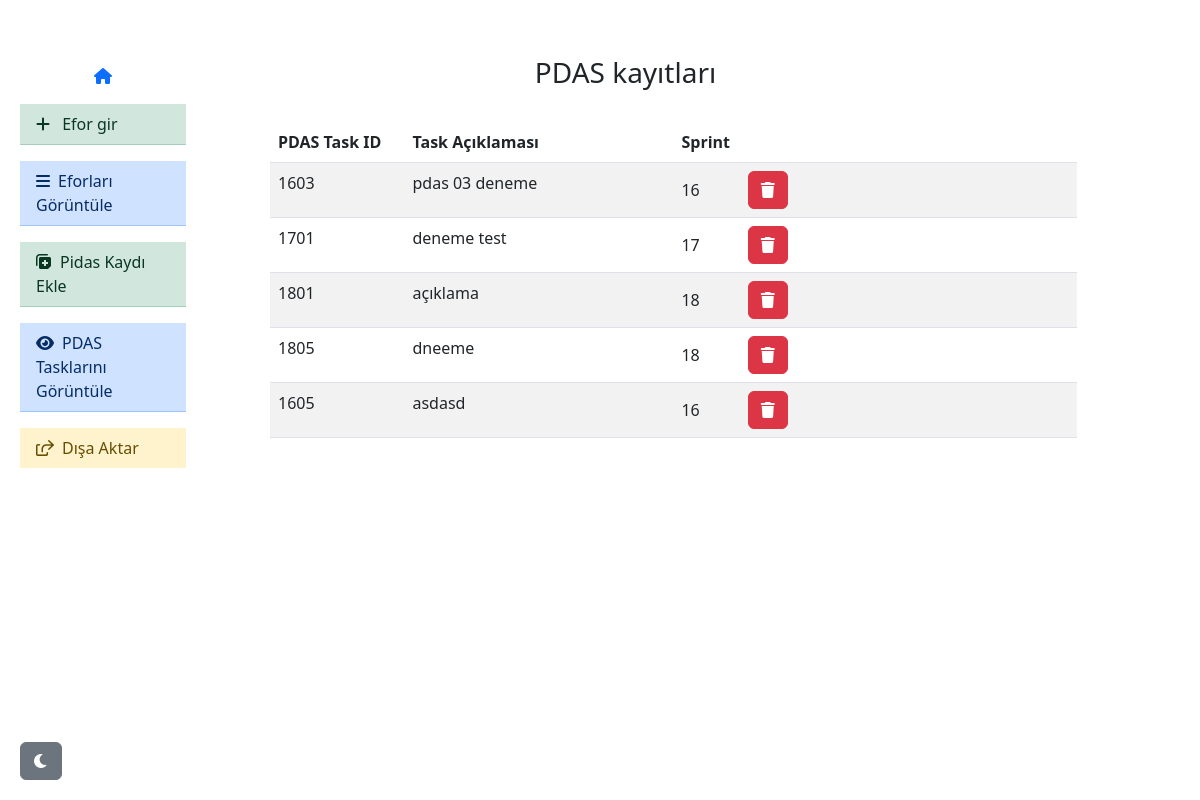
The page /show_pdas_items on the database as committed earlier.
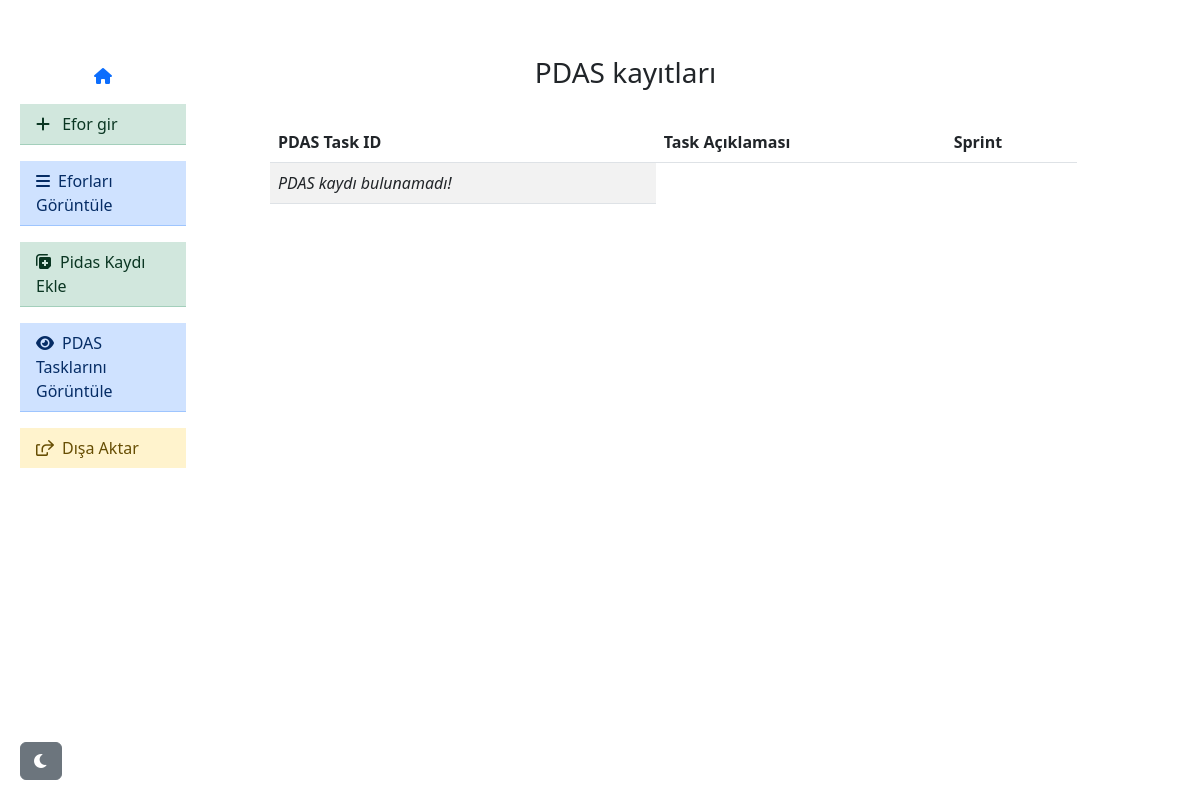
The same page on the database as committed later.
### tables this page shows
CREATE TABLE pdas (
                    id INTEGER PRIMARY KEY AUTOINCREMENT,
                    pdas_task_id TEXT,
                    pdas_task_aciklama TEXT,
                    bagli_sprint TEXT
                );

### app.py (the view)
@app.route('/show_pdas_items')
def show_pdas_items():
    conn = sqlite3.connect('daily_log.db')
    c = conn.cursor()
    c.execute('SELECT * FROM pdas')
    pdas_logs = c.fetchall()
    conn.close()
    return render_template('show_pdas.html', logs=pdas_logs)

### templates/show_pdas.html (shortened to what this page needs)
{% extends 'base.html' %}
{% block content %}
<div class="container d-flex justify-content-center mt-2 mb-3">
    <h3>PDAS kayıtları</h3>
</div>
<div class="container d-flex ms-5 mt-4">
    {% if not logs  %}
    <table class="table table-striped">
        <thead>
            <tr class="satir">
                <th scope="col-2">PDAS Task ID</th>
                <th scope="col-4">Task Açıklaması</th>
                <th scope="col">Sprint</th>
            </tr>
        </thead>
        <tbody>
            <tr class="satir">
                <td class="col fs4 fst-italic">PDAS kaydı bulunamadı!</td>
            </tr>
        </tbody>
    </table>
    {% else %}
    <table class="table table-striped">
        <thead>
            <tr class="satir">
                <th scope="col-2">PDAS Task ID</th>
                <th scope="col-4">Task Açıklaması</th>
                <th scope="col">Sprint</th>
            </tr>
        </thead>
    <tbody>
        {% for log in logs %}
        <tr class="satir">
            <td class="col-2">{{ log[1] }}</td>
            <td class="col-4">{{ log[2] }}</td>
            <td class="col d-flex align-items-center">{{ log[3] }}
                <button type="button" class="btn btn-danger btn-xs delete-btn ms-5" data-task-id="{{ log[1] }}">
                    <i class="fa-solid fa-trash"></i>
                </button>
            </td>
        </tr>
        {% endfor %}
    </tbody>
</table>
    {% endif %}
</div>
{% endblock %}

Rows that differ between the two databases and show on the page:
removed pdas: pdas_task "1603", pdas_task_aciklama "pdas 03 deneme", bagli_sprint "16"
removed pdas: pdas_task "1701", pdas_task_aciklama "deneme test", bagli_sprint "17"
removed pdas: pdas_task "1801", pdas_task_aciklama "açıklama", bagli_sprint "18"
removed pdas: pdas_task "1805", pdas_task_aciklama "dneeme", bagli_sprint "18"
removed pdas: pdas_task "1605", pdas_task_aciklama "asdasd", bagli_sprint "16"
Other text that changed with them:
text now shown: "PDAS kaydı bulunamadı!"
